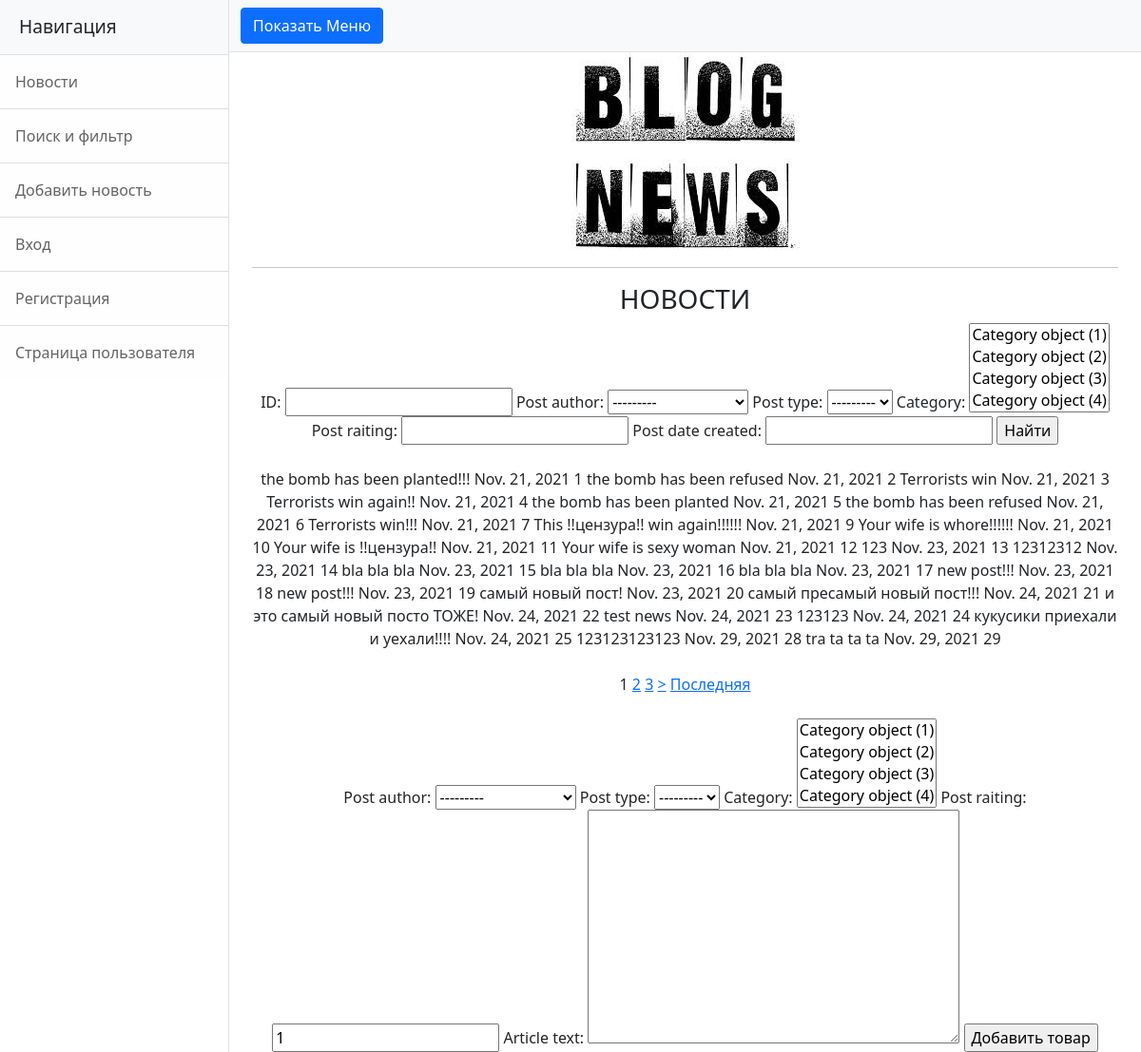
/news/search, run on the app's committed database.
### news/models.py (models this page shows, shortened)
class Author(models.Model):
    full_name = models.CharField(max_length = 255)
    user = models.OneToOneField(User,on_delete = models.CASCADE)
    raiting = models.IntegerField(default = 1)

class Category(models.Model):
	category_name = models.CharField(max_length = 255, unique = True)

class Post(models.Model):
    post = 'PO'
    news = 'NW'
    POSITIONS=[
    (post,'post'),
    (news,'news'),]
    post_author = models.ForeignKey(Author, on_delete = models.CASCADE)
    post_type = models.CharField(max_length=2, choices= POSITIONS)
    post_date_created = models.DateField(auto_now_add = True)
    post_detailed_data_created = models.TimeField(auto_now_add = True)
    category = models.ManyToManyField(Category, through = 'PostCategory')
    head_of_post = models.CharField(max_length = 255)
    article_text = models.TextField()
    post_raiting = models.IntegerField(default = 1)

### news/views.py (the view, shortened to what this page needs)
class PostSearch(ListView):
    model = Post
    template_name = 'search_news.html'
    context_object_name = 'news'
    paginate_by = 1
    form_class = PostForm
    def get_context_data(self, **kwargs):
        context = super().get_context_data(**kwargs)
        context['filter'] = PostFilter(self.request.GET, queryset=self.get_queryset())
        context['PostCategory'] = PostCategory.objects.all()
        context['form'] = PostForm()
        return context

### news/forms.py
class PostForm(ModelForm):
    class Meta:
        model = Post
        fields = ['id', 'post_author', 'post_type', 'category', 'post_raiting','article_text']

### news/templatetags/custom_filters.py (called while the page is built)
@register.filter(name='Censor')
def Censor(value):
    w=value.split()
    for i in range(len(w)):
        if w[i] in blacklist:
            w[i] ='!!цензура!!'
    string = ' '.join([str(item) for item in w])
    return string

### templates/search_news.html (shortened to what this page needs)
{% extends 'flatpages/default.html' %}
{% load custom_filters %}
{% block content %}
    <hr>
    <h3>НОВОСТИ</h3>
    <form method="GET">
        {{ filter.form }}
        <input type="submit" value="Найти">
    </form>
    <br>{% for i in filter.qs%}
        {{ i.article_text|Censor}}
        {{ i.post_date_created}}
        {{ i.id}}
    {% endfor %}
    <br>
    <br>
    {% if is_paginated %}
    {% for num in page_obj.paginator.page_range %}
        {% if page_obj.number == num %}
            <a>{{ num }}</a>
        {% elif num > page_obj.number|add:'-3' and num < page_obj.number|add:'3' %}
            <a href="?page={{ num }}">{{ num }}</a>
        {% endif %}
    {% endfor %}
    {% if page_obj.has_next %}
        <a href="?page={{ page_obj.next_page_number }}">></a>
        <a href="?page={{ page_obj.paginator.num_pages }}">Последняя</a>
    {% endif %}
{% endif %}
<br>
<br>
<form method="POST">
    {{ form }}
    <input type="submit" value="Добавить товар">
</form>
{% endblock content %}

### data on the page
Post: article_text|Censor "the bomb has been planted!!!", post_date_created "Nov. 21, 2021", id "1"
Post: article_text|Censor "the bomb has been refused", post_date_created "Nov. 21, 2021", id "2"
Post: article_text|Censor "Terrorists win", post_date_created "Nov. 21, 2021", id "3"
Post: article_text|Censor "Terrorists win again!!", post_date_created "Nov. 21, 2021", id "4"
Post: article_text|Censor "the bomb has been planted", post_date_created "Nov. 21, 2021", id "5"
Post: article_text|Censor "the bomb has been refused", post_date_created "Nov. 21, 2021", id "6"
Post: article_text|Censor "Terrorists win!!!", post_date_created "Nov. 21, 2021", id "7"
Post: article_text|Censor "This !!цензура!! win again!!!!!!", post_date_created "Nov. 21, 2021", id "9"
Post: article_text|Censor "Your wife is whore!!!!!!", post_date_created "Nov. 21, 2021", id "10"
Post: article_text|Censor "Your wife is !!цензура!!", post_date_created "Nov. 21, 2021", id "11"
Post: article_text|Censor "Your wife is sexy woman", post_date_created "Nov. 21, 2021", id "12"
Post: article_text|Censor "123", post_date_created "Nov. 23, 2021", id "13"
Post: article_text|Censor "12312312", post_date_created "Nov. 23, 2021", id "14"
Post: article_text|Censor "bla bla bla", post_date_created "Nov. 23, 2021", id "15"
Post: article_text|Censor "bla bla bla", post_date_created "Nov. 23, 2021", id "16"
Post: article_text|Censor "bla bla bla", post_date_created "Nov. 23, 2021", id "17"
Post: article_text|Censor "new post!!!", post_date_created "Nov. 23, 2021", id "18"
Post: article_text|Censor "new post!!!", post_date_created "Nov. 23, 2021", id "19"
Post: article_text|Censor "самый новый пост!", post_date_created "Nov. 23, 2021", id "20"
Post: article_text|Censor "самый пресамый новый пост!!!", post_date_created "Nov. 24, 2021", id "21"
Post: article_text|Censor "и это самый новый посто ТОЖЕ!", post_date_created "Nov. 24, 2021", id "22"
Post: article_text|Censor "test news", post_date_created "Nov. 24, 2021", id "23"
Post: article_text|Censor "123123", post_date_created "Nov. 24, 2021", id "24"
Post: article_text|Censor "кукусики приехали и уехали!!!!", post_date_created "Nov. 24, 2021", id "25"
Post: article_text|Censor "123123123123", post_date_created "Nov. 29, 2021", id "28"
Post: article_text|Censor "tra ta ta ta", post_date_created "Nov. 29, 2021", id "29"

### other printed values
{{ num }} "1"
{{ num }} "2" "3"
